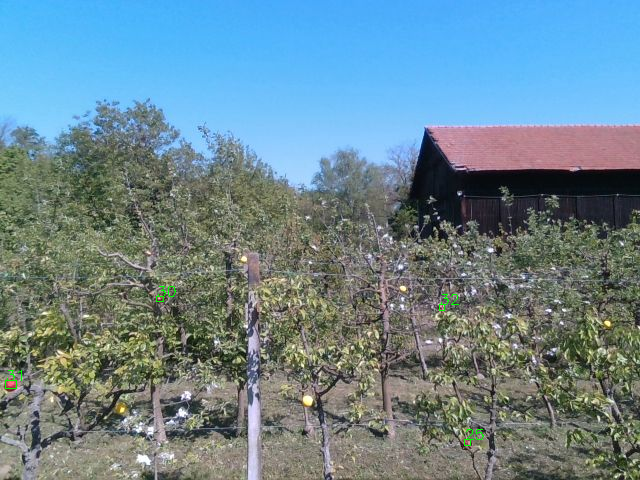
#> input picture scripts/ImageProcessing/image.png, 640 x 480 px, given in place of ICUAS_bag_1_camera_color_image_raw_compressed.mp4, which was not available
$ python TrackingYellow.py   (older library calls are emulated)
#> lines starting #> are read from the running program, lines starting #| are printed output that depends on the picture; after the words box and inside, x2 and y2 are one past the last pixel; in counts of white or black regions, pixels touching at a corner belong together; pictures that were not available may be replaced by others from this repository, and a replacement may not be noted
import cv2
from dataclasses import dataclass


@dataclass
class ObjectParameters:
    id: int
    bbox: tuple
    x: float
    y: float
    area: int
    visible: bool = True
    invisibleCounter: int = 0
    visibleCounter: int = 0
    tracker: cv2.TrackerCSRT = None


def iou(box_a, box_b):
    # Determine the (x, y)-coordinates of the intersection rectangle
    xa = max(box_a[0], box_b[0])
    ya = max(box_a[1], box_b[1])
    xb = min(box_a[0] + box_a[2], box_b[0] + box_b[2])
    yb = min(box_a[1] + box_a[3], box_b[1] + box_b[3])

    # Compute the area of intersection rectangle
    inter_area = max(0, xb - xa + 1) * max(0, yb - ya + 1)

    # Compute the area of both the prediction and ground-truth rectangles
    box_a_area = box_a[2] * box_a[3]
    box_b_area = box_b[2] * box_b[3]

    # Compute the intersection over union by taking the intersection area and dividing it by the sum of prediction +
    # ground-truth areas - the intersection area
    iou_val = inter_area / float(box_a_area + box_b_area - inter_area)

    # Return the intersection over union value
    return iou_val


def initializecorrfilter(frame, x, y):
    tracker = cv2.TrackerCSRT.create()
    tracker.init(frame, (x-8, y-8, 16, 16))
    return tracker


def distance(x1, y1, x2, y2):
    return ((x1 - x2) ** 2 + (y1 - y2) ** 2) ** 0.5


tempObjects = []
objects = []
trackedObjects = []

ID = 1

# Read the video stream
video = cv2.VideoCapture('bags/ICUAS_bag_1_camera_color_image_raw_compressed.mp4')

# Read the first frame
ret, frame = video.read()
#> frame is the input picture: shape (480, 640, 3); mean B, G, R 144, 133.8, 107.6

# Display consecutive frames
while ret:
    # Display the frame
    cv2.imshow('Original', frame)

    image_hls = cv2.cvtColor(frame, cv2.COLOR_BGR2HLS)
#> image_hls: shape (480, 640, 3); mean of channels 0, 1, 2 70.9, 127, 94.4
    image_lab = cv2.cvtColor(frame, cv2.COLOR_BGR2Lab)
#> image_lab: shape (480, 640, 3); mean of channels 0, 1, 2 138, 124, 121.1
    image_hls_h, image_hls_l, image_hls_s = cv2.split(image_hls.astype(float))
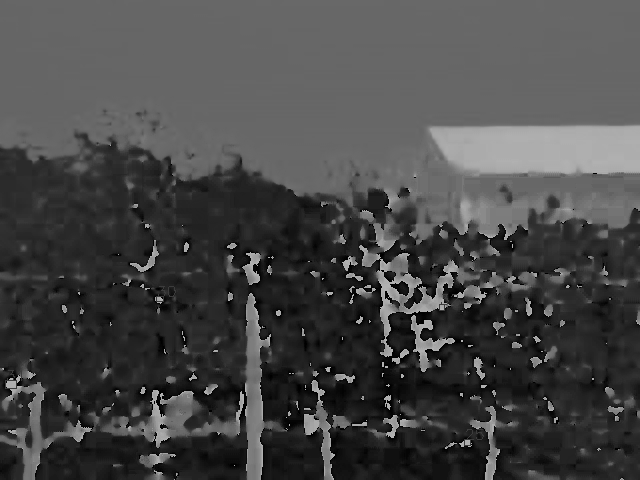
#> image_hls_h: shape (480, 640) float64; min 0, max 179, mean 70.9
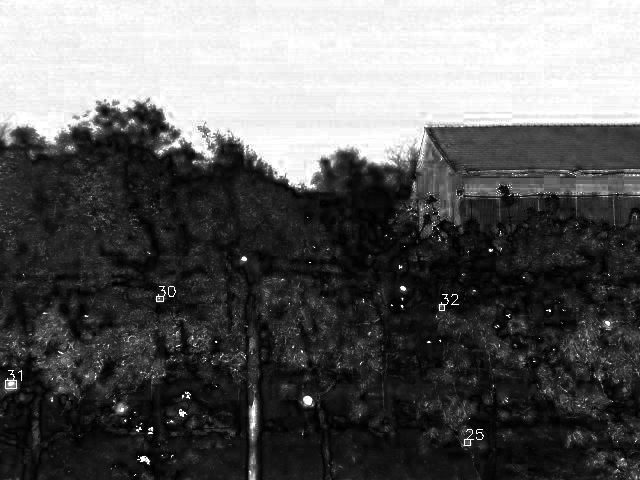
#> image_hls_s: shape (480, 640) float64; min 0, max 255, mean 94.4
    image_lab_l, image_lab_a, image_lab_b = cv2.split(image_lab.astype(float))
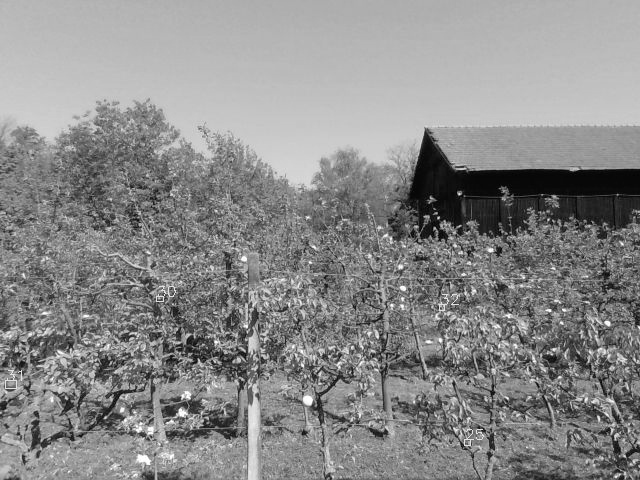
#> image_lab_l: shape (480, 640) float64; min 1, max 255, mean 138
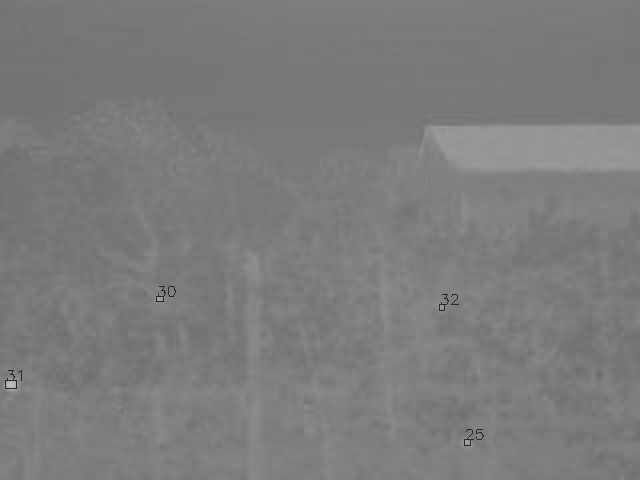
#> image_lab_a: shape (480, 640) float64; min 42, max 190, mean 124
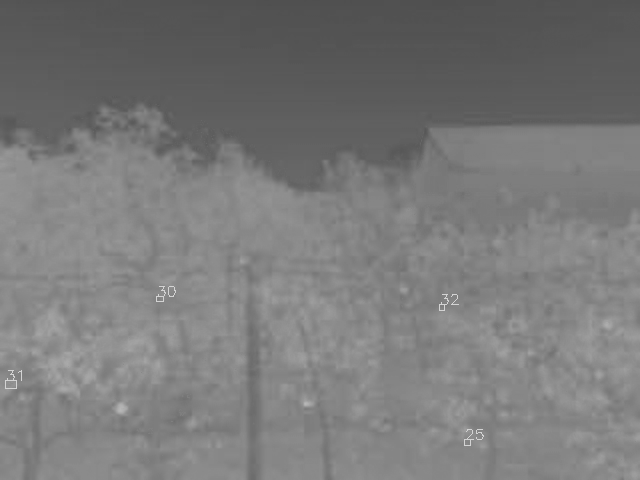
#> image_lab_b: shape (480, 640) float64; min 79, max 211, mean 121.1
    kernel = cv2.getStructuringElement(cv2.MORPH_RECT, (7, 7))
    # image_tophat_hls_s = cv2.morphologyEx(image_hls_s, cv2.MORPH_TOPHAT, kernel)
    # image_tophat_lab_b = cv2.morphologyEx(image_lab_b, cv2.MORPH_TOPHAT, kernel)

    # Display the tophat images
    cv2.imshow('Tophat HLS S', image_hls_s.astype('uint8'))
    cv2.imshow('Tophat LAB B', image_lab_b.astype('uint8'))

    # Multiply the tophat images
    image_tophat_mult = cv2.multiply(image_hls_s, image_lab_b)
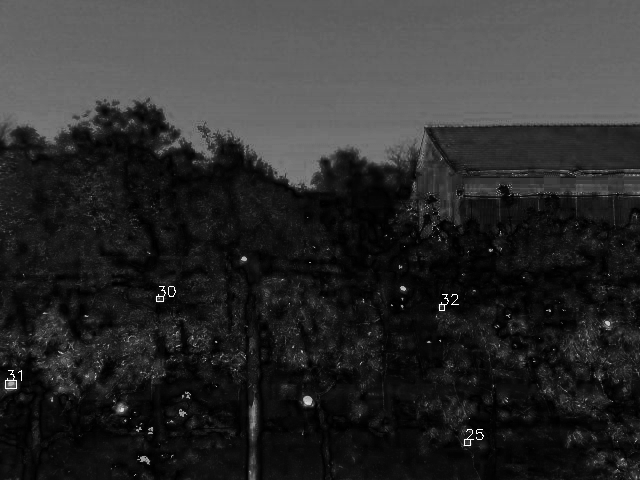
#> image_tophat_mult: shape (480, 640) float64; min 0, max 53805, mean 9516; drawn with min black and max white
    image_tophat_mult = cv2.morphologyEx(image_tophat_mult, cv2.MORPH_TOPHAT, kernel)

    # Normalize the image
    image_tophat_mult_norm = cv2.normalize(image_tophat_mult, None, 0, 255, cv2.NORM_MINMAX, cv2.CV_8U)

    # Display the red apples
    cv2.imshow('Tophat multiplication', image_tophat_mult_norm)

    # Binarize the image
    image_bin = image_tophat_mult > 20000
#> image_bin: shape (480, 640) bool; 0.29% white in thin lines or dots, all inside (x1, y1, x2, y2) = (4, 158, 640, 478)

    # Median filter
    image_bin = cv2.medianBlur(image_bin.astype('uint8'), 5)
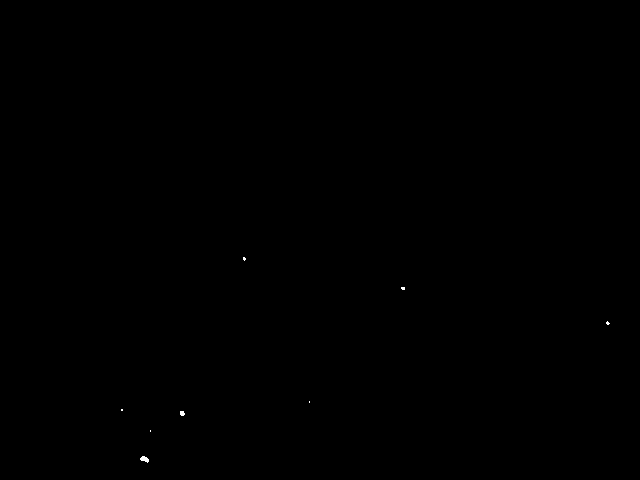
#> image_bin: shape (480, 640); values 0 (black) and 1 (white), 0.03% white; 8 white regions (6 under 20 px), largest, box (x1, y1, x2, y2) and area: (140, 456, 149, 463) 39, (180, 411, 185, 416) 21

    # Display the binarized image
    cv2.imshow('Binary', image_bin.astype('uint8') * 255)

    # Track objects using the CSRT tracker
    for obj in trackedObjects.copy():
        success, bbox = obj.tracker.update(frame)
        if success:
            obj.bbox = bbox
            obj.x = bbox[0] + bbox[2] / 2
            obj.y = bbox[1] + bbox[3] / 2
            obj.visible = True
            obj.invisibleCounter = 0
            obj.visibleCounter += 1
        else:
            obj.visible = False
            obj.invisibleCounter += 1
            if obj.invisibleCounter > 50:
                trackedObjects.remove(obj)
#> after the loop, trackedObjects = []

    # Remove the tracked pixels from the image_bin
    for obj in trackedObjects:
        x, y, w, h = obj.bbox
        x, y, w, h = int(x), int(y), int(w), int(h)
        image_bin[y:y+h, x:x+w] = 0
#> this loop made 0 passes

    # Display the binarized image
    cv2.imshow('Tracked removed binary', image_bin.astype('uint8') * 255)

    # Perform CCL and filter small objects
    num_labels, labels, stats, centroids = cv2.connectedComponentsWithStats(image_bin.astype('uint8'), connectivity=8)
#> labels: shape (480, 640) int32; 9 distinct labels, from 0 to 8
#> num_labels = 9; stats = [[0, 0, 640, 480, 307102], [243, 257, 3, 4, 9], [401, 287, 4, 3, 11], [606, 321, 4, 4, 10], [309, 401, 1, 2, 2], [121, 409, 2, 2, 4], [180, 411, 5, 5, 21], [150, 430, 1, 2, 2], [140, 456, 9, 7, 39]]; centroids = [[319.5, 239.5], [243.9, 258.3], [402.6, 287.9], [607.3, 322.7], [309, 401.5], [121.5, 409.5], [181.8, 413], [150, 430.5], [144.2, 458.7]]

    # Intersection over Union tracking
    for i in range(1, num_labels):
        if stats[i, cv2.CC_STAT_AREA] < 10:
            continue

        x, y, w, h = stats[i, cv2.CC_STAT_LEFT], stats[i, cv2.CC_STAT_TOP], stats[i, cv2.CC_STAT_WIDTH], stats[
            i, cv2.CC_STAT_HEIGHT]
        bbox = (x, y, w, h)
        x_c = centroids[i, 0]
        y_c = centroids[i, 1]
        area = stats[i, cv2.CC_STAT_AREA]

        # Initialize the object parameters
        obj = ObjectParameters(i, bbox, x_c, y_c, area)

        tempObjects.append(obj)
#> this loop made 8 passes
#> (x, y, w, h, x_c, y_c, area) on passes 6, 8: (180, 411, 5, 5, 181.8, 413, 21), (140, 456, 9, 7, 144.2, 458.7, 39)
#> after the loop, tempObjects = 4 items

    # Set all objects to invisible
    for obj in objects:
        obj.visible = False

    # Compare the objects
    for tempObj in tempObjects:
        bestIoU = 0
        bestDist = 100
        bestDistTracked = 100
        bestIoUObj = None
        bestDistObj = None
        bestTrackedObj = None
        for obj in objects:
            iouVal = iou(tempObj.bbox, obj.bbox)
            if iouVal > bestIoU and iouVal > 0.5:
                bestIoU = iouVal
                bestIoUObj = obj
            dist = distance(tempObj.x, tempObj.y, obj.x, obj.y)
            if dist < bestDist:
                bestDist = dist
                bestDistObj = obj
        for obj in trackedObjects:
            if obj.visible:
                continue
            dist = distance(tempObj.x, tempObj.y, obj.x, obj.y)
            if dist < bestDistTracked:
                bestDistTracked = dist
                bestTrackedObj = obj

        if bestIoUObj is not None:
            bestIoUObj.bbox = tempObj.bbox
            bestIoUObj.x = tempObj.x
            bestIoUObj.y = tempObj.y
            bestIoUObj.area = tempObj.area
            bestIoUObj.visible = True
            bestIoUObj.invisibleCounter = 0
            bestIoUObj.visibleCounter += 1
        elif bestDistObj is not None:
            bestDistObj.bbox = tempObj.bbox
            bestDistObj.x = tempObj.x
            bestDistObj.y = tempObj.y
            bestDistObj.area = tempObj.area
            bestDistObj.visible = True
            bestDistObj.invisibleCounter = 0
            bestDistObj.visibleCounter += 1
        elif bestTrackedObj is not None:
            # Additional check based on correlation should be added here
            bestTrackedObj.bbox = tempObj.bbox
            bestTrackedObj.x = tempObj.x
            bestTrackedObj.y = tempObj.y
            bestTrackedObj.area = tempObj.area
            bestTrackedObj.visible = True
            bestTrackedObj.invisibleCounter = 0
            bestTrackedObj.visibleCounter += 1
            bestTrackedObj.tracker = initializecorrfilter(frame, int(bestTrackedObj.x), int(bestTrackedObj.y))
        else:
            obj = ObjectParameters(ID, tempObj.bbox, tempObj.x, tempObj.y, tempObj.area)
            objects.append(obj)
            ID += 1
            print('New object added with ID:', obj.id)
#> this loop made 4 passes
#> (bestDistObj.bbox, bestDistObj.x) on pass 4: ((140, 456, 9, 7), 144.2)
#| New object added with ID: 1
#| New object added with ID: 2
#| New object added with ID: 3
#> after the loop, ID = 4; bestDistObj.visibleCounter = 1; objects = 3 items

    tempObjects.clear()

    # Analyse non-visible objects
    for obj in objects.copy():
        if not obj.visible:
            obj.invisibleCounter += 1
            if obj.invisibleCounter > 50:
                objects.remove(obj)
#> this loop made 3 passes
#> after the loop, obj.invisibleCounter = 0

    for obj in objects.copy():
        print('Object with ID:', obj.id, 'is visible for', obj.visibleCounter, 'frames')
        if obj.visibleCounter > 10:
            obj.tracker = initializecorrfilter(frame, int(obj.x), int(obj.y))
            trackedObjects.append(obj)
            objects.remove(obj)
            print('Object with ID:', obj.id, 'is now tracked')

    # Display the frame with potential objects
    for obj in objects:
        if not obj.visible:
            continue
        x, y, w, h = obj.bbox
        x, y, w, h = int(x), int(y), int(w), int(h)
        cv2.rectangle(frame, (x, y), (x + w, y + h), (0, 255, 0), 1)
        cv2.putText(frame, str(obj.id), (x, y), cv2.FONT_HERSHEY_SIMPLEX, 0.5, (0, 255, 0), 1)
#> this loop made 3 passes
#> (x, y, w, h) on passes 1 to 3: (401, 287, 4, 3), (606, 321, 4, 4), (140, 456, 9, 7)
#> frame: shape (480, 640, 3); 0.04% of pixels changed, all inside (x1, y1, x2, y2) = (140, 277, 616, 464)

    # Display the frame with tracked objects
    for obj in trackedObjects:
        x, y, w, h = obj.bbox
        x, y, w, h = int(x), int(y), int(w), int(h)
        if obj.visible:
            cv2.rectangle(frame, (x, y), (x + w, y + h), (0, 0, 255), 1)
            cv2.putText(frame, str(obj.id), (x, y), cv2.FONT_HERSHEY_SIMPLEX, 0.5, (0, 0, 255), 1)
        # else:
        #     cv2.rectangle(frame, (x, y), (x + w, y + h), (0, 255, 255), 1)
        #     cv2.putText(frame, str(obj.id), (x, y), cv2.FONT_HERSHEY_SIMPLEX, 0.5, (0, 255, 255), 1)

    cv2.imshow('Objects', frame)

    # [18 lines of commented-out code are left out]
    ret, frame = video.read()

    # Break the loop when the video ends
    if not ret:
        break

    # Break the loop when the 'q' key is pressed
    if cv2.waitKey(0) & 0xFF == ord('q'):
#> (key q is pressed here)
        break
